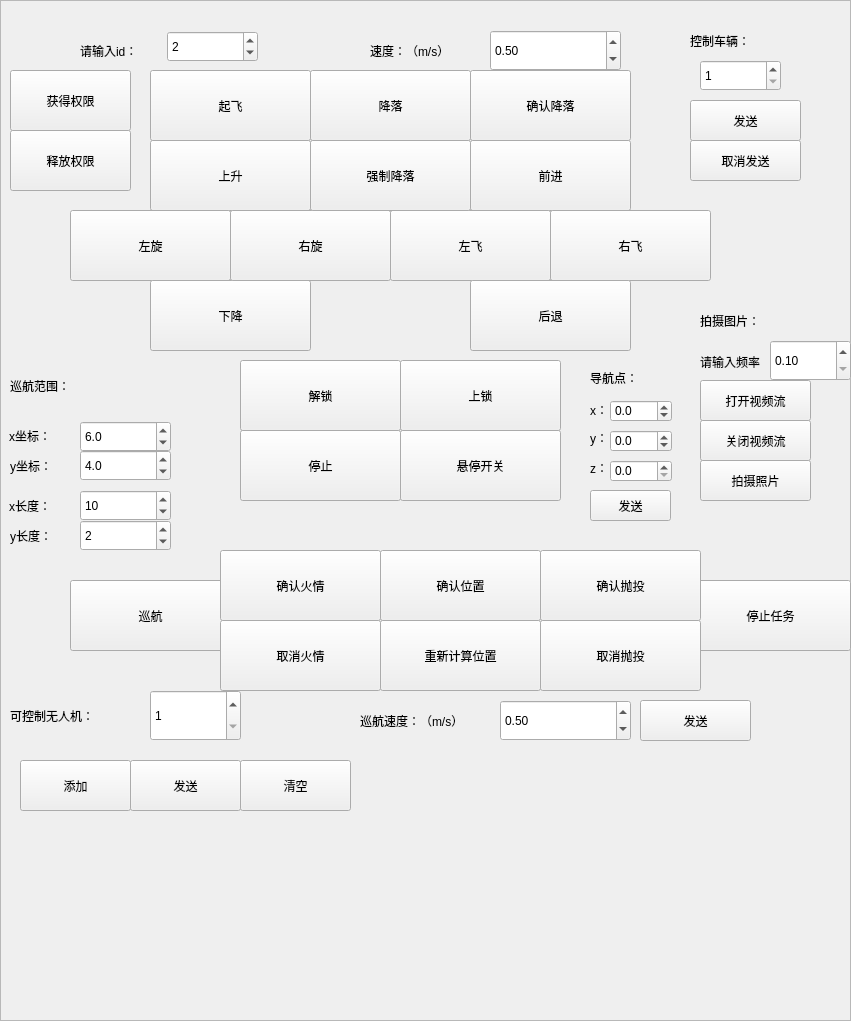
   <widget class="QFrame" name="frame">
    <property name="geometry">
     <rect>
      <x>1230</x>
      <y>-20</y>
      <width>851</width>
      <height>1021</height>
     </rect>
    </property>
    <property name="frameShape">
     <enum>QFrame::StyledPanel</enum>
    </property>
    <property name="frameShadow">
     <enum>QFrame::Raised</enum>
    </property>
    <widget class="QPushButton" name="pushButton_30">
     <property name="geometry">
      <rect>
       <x>310</x>
       <y>70</y>
       <width>161</width>
       <height>71</height>
      </rect>
     </property>
     <property name="text">
      <string>降落</string>
     </property>
    </widget>
    <widget class="QPushButton" name="pushButton_31">
     <property name="geometry">
      <rect>
       <x>150</x>
       <y>70</y>
       <width>161</width>
       <height>71</height>
      </rect>
     </property>
     <property name="text">
      <string>起飞</string>
     </property>
    </widget>
    <widget class="QPushButton" name="pushButton_32">
     <property name="geometry">
      <rect>
       <x>470</x>
       <y>70</y>
       <width>161</width>
       <height>71</height>
      </rect>
     </property>
     <property name="text">
      <string>确认降落</string>
     </property>
    </widget>
    <widget class="QPushButton" name="pushButton_33">
     <property name="geometry">
      <rect>
       <x>150</x>
       <y>140</y>
       <width>161</width>
       <height>71</height>
      </rect>
     </property>
     <property name="text">
      <string>上升</string>
     </property>
    </widget>
    <widget class="QPushButton" name="pushButton_34">
     <property name="geometry">
      <rect>
       <x>70</x>
       <y>210</y>
       <width>161</width>
       <height>71</height>
      </rect>
     </property>
     <property name="text">
      <string>左旋</string>
     </property>
    </widget>
    <widget class="QPushButton" name="pushButton_35">
     <property name="geometry">
      <rect>
       <x>470</x>
       <y>140</y>
       <width>161</width>
       <height>71</height>
      </rect>
     </property>
     <property name="text">
      <string>前进</string>
     </property>
    </widget>
    <widget class="QPushButton" name="pushButton_36">
     <property name="geometry">
      <rect>
       <x>240</x>
       <y>430</y>
       <width>161</width>
       <height>71</height>
      </rect>
     </property>
     <property name="text">
      <string>停止</string>
     </property>
    </widget>
    <widget class="QPushButton" name="pushButton_37">
     <property name="geometry">
      <rect>
       <x>390</x>
       <y>210</y>
       <width>161</width>
       <height>71</height>
      </rect>
     </property>
     <property name="text">
      <string>左飞</string>
     </property>
    </widget>
    <widget class="QPushButton" name="pushButton_38">
     <property name="geometry">
      <rect>
       <x>550</x>
       <y>210</y>
       <width>161</width>
       <height>71</height>
      </rect>
     </property>
     <property name="text">
      <string>右飞</string>
     </property>
    </widget>
    <widget class="QPushButton" name="pushButton_39">
     <property name="geometry">
      <rect>
       <x>150</x>
       <y>280</y>
       <width>161</width>
       <height>71</height>
      </rect>
     </property>
     <property name="text">
      <string>下降</string>
     </property>
    </widget>
    <widget class="QPushButton" name="pushButton_40">
     <property name="geometry">
      <rect>
       <x>470</x>
       <y>280</y>
       <width>161</width>
       <height>71</height>
      </rect>
     </property>
     <property name="text">
      <string>后退</string>
     </property>
    </widget>
    <widget class="QPushButton" name="pushButton_41">
     <property name="geometry">
      <rect>
       <x>230</x>
       <y>210</y>
       <width>161</width>
       <height>71</height>
      </rect>
     </property>
     <property name="text">
      <string>右旋</string>
     </property>
    </widget>
    <widget class="QPushButton" name="pushButton_42">
     <property name="geometry">
      <rect>
       <x>400</x>
       <y>430</y>
       <width>161</width>
       <height>71</height>
      </rect>
     </property>
     <property name="text">
      <string>悬停开关</string>
     </property>
    </widget>
    <widget class="QPushButton" name="pushButton_43">
     <property name="geometry">
      <rect>
       <x>240</x>
       <y>360</y>
       <width>161</width>
       <height>71</height>
      </rect>
     </property>
     <property name="text">
      <string>解锁</string>
     </property>
    </widget>
    <widget class="QPushButton" name="pushButton_44">
     <property name="geometry">
      <rect>
       <x>400</x>
       <y>360</y>
       <width>161</width>
       <height>71</height>
      </rect>
     </property>
     <property name="text">
      <string>上锁</string>
     </property>
    </widget>
    <widget class="QSpinBox" name="spinBox_7">
     <property name="geometry">
      <rect>
       <x>167</x>
       <y>31</y>
       <width>91</width>
       <height>31</height>
      </rect>
     </property>
     <property name="layoutDirection">
      <enum>Qt::LeftToRight</enum>
     </property>
     <property name="minimum">
      <number>1</number>
     </property>
     <property name="value">
      <number>2</number>
     </property>
    </widget>
    <widget class="QLabel" name="label_23">
     <property name="geometry">
      <rect>
       <x>80</x>
       <y>40</y>
       <width>71</width>
       <height>21</height>
      </rect>
     </property>
     <property name="text">
      <string>请输入id：</string>
     </property>
    </widget>
    <widget class="QLabel" name="label_24">
     <property name="geometry">
      <rect>
       <x>370</x>
       <y>40</y>
       <width>141</width>
       <height>21</height>
      </rect>
     </property>
     <property name="text">
      <string>速度：（m/s）</string>
     </property>
    </widget>
    <widget class="QDoubleSpinBox" name="doubleSpinBox_12">
     <property name="geometry">
      <rect>
       <x>490</x>
       <y>30</y>
       <width>131</width>
       <height>41</height>
      </rect>
     </property>
     <property name="minimum">
      <double>0.000000000000000</double>
     </property>
     <property name="singleStep">
      <double>0.500000000000000</double>
     </property>
     <property name="value">
      <double>0.500000000000000</double>
     </property>
    </widget>
    <widget class="QLabel" name="label_25">
     <property name="geometry">
      <rect>
       <x>690</x>
       <y>20</y>
       <width>131</width>
       <height>41</height>
      </rect>
     </property>
     <property name="text">
      <string>控制车辆：</string>
     </property>
    </widget>
    <widget class="QSpinBox" name="spinBox_8">
     <property name="geometry">
      <rect>
       <x>700</x>
       <y>60</y>
       <width>81</width>
       <height>31</height>
      </rect>
     </property>
     <property name="minimum">
      <number>1</number>
     </property>
    </widget>
    <widget class="QPushButton" name="pushButton_45">
     <property name="geometry">
      <rect>
       <x>690</x>
       <y>100</y>
       <width>111</width>
       <height>41</height>
      </rect>
     </property>
     <property name="text">
      <string>发送</string>
     </property>
    </widget>
    <widget class="QPushButton" name="pushButton_46">
     <property name="geometry">
      <rect>
       <x>690</x>
       <y>140</y>
       <width>111</width>
       <height>41</height>
      </rect>
     </property>
     <property name="text">
      <string>取消发送</string>
     </property>
    </widget>
    <widget class="QPushButton" name="pushButton_47">
     <property name="geometry">
      <rect>
       <x>10</x>
       <y>70</y>
       <width>121</width>
       <height>61</height>
      </rect>
     </property>
     <property name="text">
      <string>获得权限</string>
     </property>
    </widget>
    <widget class="QPushButton" name="pushButton_48">
     <property name="geometry">
      <rect>
       <x>10</x>
       <y>130</y>
       <width>121</width>
       <height>61</height>
      </rect>
     </property>
     <property name="text">
      <string>释放权限</string>
     </property>
    </widget>
    <widget class="QPushButton" name="pushButton_49">
     <property name="geometry">
      <rect>
       <x>590</x>
       <y>490</y>
       <width>81</width>
       <height>31</height>
      </rect>
     </property>
     <property name="text">
      <string>发送</string>
     </property>
    </widget>
    <widget class="QLabel" name="label_26">
     <property name="geometry">
      <rect>
       <x>590</x>
       <y>370</y>
       <width>61</width>
       <height>16</height>
      </rect>
     </property>
     <property name="text">
      <string>导航点：</string>
     </property>
    </widget>
    <widget class="QLabel" name="label_27">
     <property name="geometry">
      <rect>
       <x>590</x>
       <y>400</y>
       <width>20</width>
       <height>20</height>
      </rect>
     </property>
     <property name="text">
      <string>x：</string>
     </property>
    </widget>
    <widget class="QLabel" name="label_28">
     <property name="geometry">
      <rect>
       <x>590</x>
       <y>430</y>
       <width>21</width>
       <height>16</height>
      </rect>
     </property>
     <property name="text">
      <string>y：</string>
     </property>
    </widget>
    <widget class="QDoubleSpinBox" name="doubleSpinBox_13">
     <property name="geometry">
      <rect>
       <x>610</x>
       <y>400</y>
       <width>62</width>
       <height>22</height>
      </rect>
     </property>
     <property name="decimals">
      <number>1</number>
     </property>
     <property name="minimum">
      <double>-100.000000000000000</double>
     </property>
     <property name="singleStep">
      <double>0.100000000000000</double>
     </property>
    </widget>
    <widget class="QDoubleSpinBox" name="doubleSpinBox_14">
     <property name="geometry">
      <rect>
       <x>610</x>
       <y>430</y>
       <width>62</width>
       <height>22</height>
      </rect>
     </property>
     <property name="decimals">
      <number>1</number>
     </property>
     <property name="minimum">
      <double>-100.000000000000000</double>
     </property>
     <property name="singleStep">
      <double>0.100000000000000</double>
     </property>
    </widget>
    <widget class="QDoubleSpinBox" name="doubleSpinBox_15">
     <property name="geometry">
      <rect>
       <x>610</x>
       <y>460</y>
       <width>62</width>
       <height>22</height>
      </rect>
     </property>
     <property name="decimals">
      <number>1</number>
     </property>
     <property name="singleStep">
      <double>0.100000000000000</double>
     </property>
    </widget>
    <widget class="QLabel" name="label_29">
     <property name="geometry">
      <rect>
       <x>590</x>
       <y>460</y>
       <width>21</width>
       <height>16</height>
      </rect>
     </property>
     <property name="text">
      <string>z：</string>
     </property>
    </widget>
    <widget class="QPushButton" name="pushButton_50">
     <property name="geometry">
      <rect>
       <x>310</x>
       <y>140</y>
       <width>161</width>
       <height>71</height>
      </rect>
     </property>
     <property name="text">
      <string>强制降落</string>
     </property>
    </widget>
    <widget class="QPushButton" name="pushButton_53">
     <property name="geometry">
      <rect>
       <x>70</x>
       <y>580</y>
       <width>161</width>
       <height>71</height>
      </rect>
     </property>
     <property name="text">
      <string>巡航</string>
     </property>
    </widget>
    <widget class="QLabel" name="label_31">
     <property name="geometry">
      <rect>
       <x>10</x>
       <y>370</y>
       <width>151</width>
       <height>31</height>
      </rect>
     </property>
     <property name="text">
      <string>巡航范围：</string>
     </property>
    </widget>
    <widget class="QLabel" name="label_32">
     <property name="geometry">
      <rect>
       <x>9</x>
       <y>420</y>
       <width>71</width>
       <height>31</height>
      </rect>
     </property>
     <property name="text">
      <string>x坐标：</string>
     </property>
    </widget>
    <widget class="QDoubleSpinBox" name="doubleSpinBox_16">
     <property name="geometry">
      <rect>
       <x>80</x>
       <y>421</y>
       <width>91</width>
       <height>31</height>
      </rect>
     </property>
     <property name="decimals">
      <number>1</number>
     </property>
     <property name="minimum">
      <double>-100.000000000000000</double>
     </property>
     <property name="singleStep">
      <double>0.100000000000000</double>
     </property>
     <property name="value">
      <double>6.000000000000000</double>
     </property>
    </widget>
    <widget class="QLabel" name="label_33">
     <property name="geometry">
      <rect>
       <x>10</x>
       <y>450</y>
       <width>71</width>
       <height>31</height>
      </rect>
     </property>
     <property name="text">
      <string>y坐标：</string>
     </property>
    </widget>
    <widget class="QDoubleSpinBox" name="doubleSpinBox_17">
     <property name="geometry">
      <rect>
       <x>80</x>
       <y>450</y>
       <width>91</width>
       <height>31</height>
      </rect>
     </property>
     <property name="decimals">
      <number>1</number>
     </property>
     <property name="minimum">
      <double>-100.000000000000000</double>
     </property>
     <property name="singleStep">
      <double>0.100000000000000</double>
     </property>
     <property name="value">
      <double>4.000000000000000</double>
     </property>
    </widget>
    <widget class="QLabel" name="label_34">
     <property name="geometry">
      <rect>
       <x>9</x>
       <y>490</y>
       <width>71</width>
       <height>31</height>
      </rect>
     </property>
     <property name="text">
      <string>x长度：</string>
     </property>
    </widget>
    <widget class="QLabel" name="label_35">
     <property name="geometry">
      <rect>
       <x>10</x>
       <y>520</y>
       <width>71</width>
       <height>31</height>
      </rect>
     </property>
     <property name="text">
      <string>y长度：</string>
     </property>
    </widget>
    <widget class="QSpinBox" name="spinBox_10">
     <property name="geometry">
      <rect>
       <x>80</x>
       <y>490</y>
       <width>91</width>
       <height>31</height>
      </rect>
     </property>
     <property name="minimum">
      <number>1</number>
     </property>
     <property name="value">
      <number>10</number>
     </property>
    </widget>
    <widget class="QSpinBox" name="spinBox_14">
     <property name="geometry">
      <rect>
       <x>80</x>
       <y>520</y>
       <width>91</width>
       <height>31</height>
      </rect>
     </property>
     <property name="minimum">
      <number>1</number>
     </property>
     <property name="value">
      <number>2</number>
     </property>
    </widget>
    <widget class="QPushButton" name="pushButton_76">
     <property name="geometry">
      <rect>
       <x>690</x>
       <y>580</y>
       <width>161</width>
       <height>71</height>
      </rect>
     </property>
     <property name="text">
      <string>停止任务</string>
     </property>
    </widget>
    <widget class="QPushButton" name="pushButton_77">
     <property name="geometry">
      <rect>
       <x>220</x>
       <y>550</y>
       <width>161</width>
       <height>71</height>
      </rect>
     </property>
     <property name="text">
      <string>确认火情</string>
     </property>
    </widget>
    <widget class="QPushButton" name="pushButton_78">
     <property name="geometry">
      <rect>
       <x>380</x>
       <y>550</y>
       <width>161</width>
       <height>71</height>
      </rect>
     </property>
     <property name="text">
      <string>确认位置</string>
     </property>
    </widget>
    <widget class="QPushButton" name="pushButton_79">
     <property name="geometry">
      <rect>
       <x>540</x>
       <y>550</y>
       <width>161</width>
       <height>71</height>
      </rect>
     </property>
     <property name="text">
      <string>确认抛投</string>
     </property>
    </widget>
    <widget class="QSpinBox" name="spinBox_15">
     <property name="geometry">
      <rect>
       <x>150</x>
       <y>690</y>
       <width>91</width>
       <height>51</height>
      </rect>
     </property>
     <property name="minimum">
      <number>1</number>
     </property>
    </widget>
    <widget class="QLabel" name="label_48">
     <property name="geometry">
      <rect>
       <x>10</x>
       <y>690</y>
       <width>141</width>
       <height>51</height>
      </rect>
     </property>
     <property name="text">
      <string>可控制无人机：</string>
     </property>
    </widget>
    <widget class="QPushButton" name="pushButton_80">
     <property name="geometry">
      <rect>
       <x>20</x>
       <y>760</y>
       <width>111</width>
       <height>51</height>
      </rect>
     </property>
     <property name="text">
      <string>添加</string>
     </property>
    </widget>
    <widget class="QPushButton" name="pushButton_81">
     <property name="geometry">
      <rect>
       <x>130</x>
       <y>760</y>
       <width>111</width>
       <height>51</height>
      </rect>
     </property>
     <property name="text">
      <string>发送</string>
     </property>
    </widget>
    <widget class="QPushButton" name="pushButton_82">
     <property name="geometry">
      <rect>
       <x>240</x>
       <y>760</y>
       <width>111</width>
       <height>51</height>
      </rect>
     </property>
     <property name="text">
      <string>清空</string>
     </property>
    </widget>
    <widget class="QPushButton" name="pushButton_83">
     <property name="geometry">
      <rect>
       <x>220</x>
       <y>620</y>
       <width>161</width>
       <height>71</height>
      </rect>
     </property>
     <property name="text">
      <string>取消火情</string>
     </property>
    </widget>
    <widget class="QPushButton" name="pushButton_84">
     <property name="geometry">
      <rect>
       <x>540</x>
       <y>620</y>
       <width>161</width>
       <height>71</height>
      </rect>
     </property>
     <property name="text">
      <string>取消抛投</string>
     </property>
    </widget>
    <widget class="QPushButton" name="pushButton_85">
     <property name="geometry">
      <rect>
       <x>380</x>
       <y>620</y>
       <width>161</width>
       <height>71</height>
      </rect>
     </property>
     <property name="text">
      <string>重新计算位置</string>
     </property>
    </widget>
    <widget class="QDoubleSpinBox" name="doubleSpinBox_18">
     <property name="geometry">
      <rect>
       <x>500</x>
       <y>700</y>
       <width>131</width>
       <height>41</height>
      </rect>
     </property>
     <property name="minimum">
      <double>0.000000000000000</double>
     </property>
     <property name="singleStep">
      <double>0.500000000000000</double>
     </property>
     <property name="value">
      <double>0.500000000000000</double>
     </property>
    </widget>
    <widget class="QLabel" name="label_36">
     <property name="geometry">
      <rect>
       <x>360</x>
       <y>710</y>
       <width>141</width>
       <height>21</height>
      </rect>
     </property>
     <property name="text">
      <string>巡航速度：（m/s）</string>
     </property>
    </widget>
    <widget class="QPushButton" name="pushButton_54">
     <property name="geometry">
      <rect>
       <x>640</x>
       <y>700</y>
       <width>111</width>
       <height>41</height>
      </rect>
     </property>
     <property name="text">
      <string>发送</string>
     </property>
    </widget>
    <widget class="QLabel" name="label_37">
     <property name="geometry">
      <rect>
       <x>700</x>
       <y>300</y>
       <width>131</width>
       <height>41</height>
      </rect>
     </property>
     <property name="text">
      <string>拍摄图片：</string>
     </property>
    </widget>
    <widget class="QPushButton" name="pushButton_55">
     <property name="geometry">
      <rect>
       <x>700</x>
       <y>420</y>
       <width>111</width>
       <height>41</height>
      </rect>
     </property>
     <property name="text">
      <string>关闭视频流</string>
     </property>
    </widget>
    <widget class="QPushButton" name="pushButton_56">
     <property name="geometry">
      <rect>
       <x>700</x>
       <y>460</y>
       <width>111</width>
       <height>41</height>
      </rect>
     </property>
     <property name="text">
      <string>拍摄照片</string>
     </property>
    </widget>
    <widget class="QPushButton" name="pushButton_57">
     <property name="geometry">
      <rect>
       <x>700</x>
       <y>380</y>
       <width>111</width>
       <height>41</height>
      </rect>
     </property>
     <property name="text">
      <string>打开视频流</string>
     </property>
    </widget>
    <widget class="QLabel" name="label_38">
     <property name="geometry">
      <rect>
       <x>700</x>
       <y>346</y>
       <width>71</width>
       <height>31</height>
      </rect>
     </property>
     <property name="text">
      <string>请输入频率</string>
     </property>
    </widget>
    <widget class="QDoubleSpinBox" name="doubleSpinBox_19">
     <property name="geometry">
      <rect>
       <x>770</x>
       <y>340</y>
       <width>81</width>
       <height>41</height>
      </rect>
     </property>
     <property name="minimum">
      <double>0.100000000000000</double>
     </property>
     <property name="singleStep">
      <double>0.100000000000000</double>
     </property>
    </widget>
   </widget>
